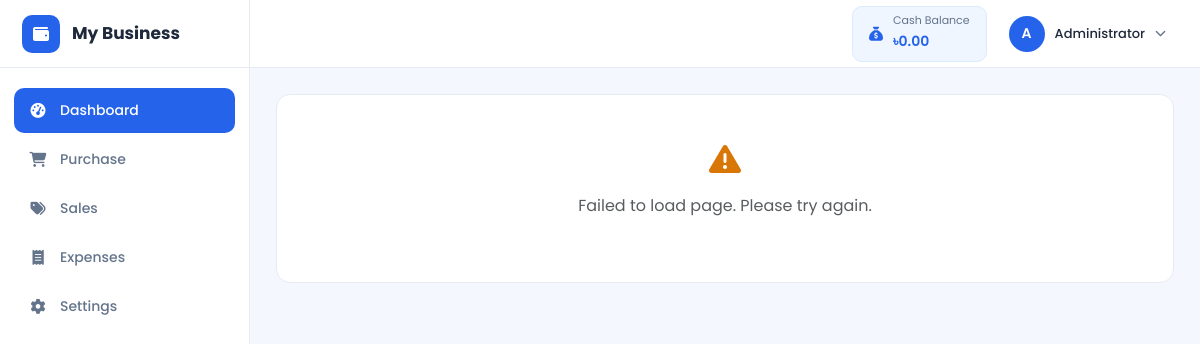
Page / (signed in) on the earlier database version.
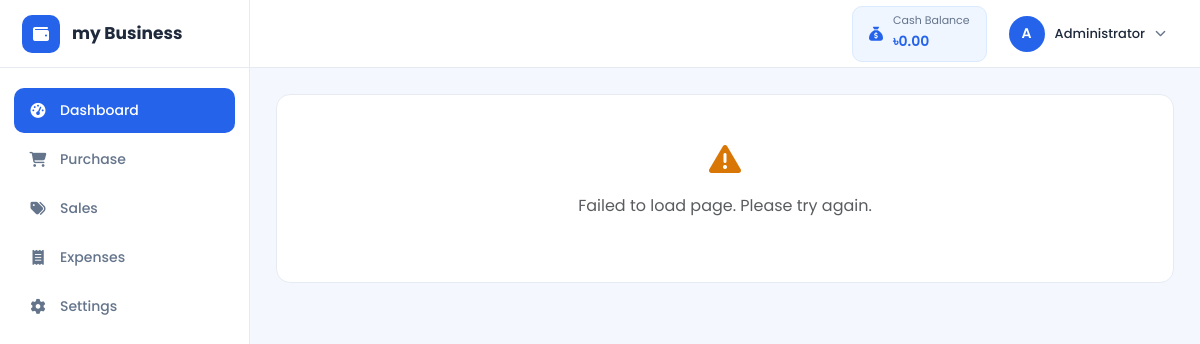
Same page on the later database version.
### tables this page shows
CREATE TABLE `settings` (
  `id` int(11) NOT NULL,
  `business_name` varchar(150) DEFAULT 'My Business',
  `business_address` varchar(255) DEFAULT '',
  `business_phone` varchar(50) DEFAULT '',
  `cash_balance` decimal(15,2) NOT NULL DEFAULT 0.00,
  `opening_cash_set` tinyint(1) NOT NULL DEFAULT 0,
  `language` varchar(5) NOT NULL DEFAULT 'en',
  `updated_at` timestamp NOT NULL DEFAULT current_timestamp() ON UPDATE current_timestamp()
);

### includes/auth_check.php (called while the page is built, shortened)
<?php
function lang($key)
{
    static $strings = null;
    if ($strings === null) {
        $langCode = $_SESSION['language'] ?? 'en';
        $file = __DIR__ . "/../lang/{$langCode}.php";
        $strings = require $file;
    }
    return $strings[$key] ?? $key;
}

### index.php (the view, shortened to what this page needs)
<?php
require_once __DIR__ . '/includes/auth_check.php';
require_once __DIR__ . '/config/db.php';
$settings = $pdo->query("SELECT * FROM settings LIMIT 1")->fetch();
$cashBalance = $settings['cash_balance'] ?? 0;
$businessName = $settings['business_name'] ?? 'Cash Khata';
$currentLang = $_SESSION['language'] ?? 'en';
?>
<!DOCTYPE html>
<html lang="<?php echo $currentLang; ?>">
<head>
<link href="https://cdn.jsdelivr.net/npm/bootstrap@5.3.3/dist/css/bootstrap.min.css" rel="stylesheet">
<link rel="stylesheet" href="https://cdnjs.cloudflare.com/ajax/libs/font-awesome/6.5.1/css/all.min.css">
</head>
<body>
<aside class="sidebar" id="sidebar">
    <div class="sidebar-brand">
        <div class="brand-logo"><i class="fa-solid fa-wallet"></i></div>
        <div class="brand-text"><?php echo htmlspecialchars($businessName); ?></div>
    </div>
    <nav class="sidebar-nav" id="sidebarNav">
        <div class="nav-item" data-page="dashboard"><i class="fa-solid fa-gauge-high"></i><span><?php echo lang('dashboard'); ?></span></div>
        <div class="nav-item" data-page="purchase"><i class="fa-solid fa-cart-shopping"></i><span><?php echo lang('purchase'); ?></span></div>
        <div class="nav-item" data-page="sales"><i class="fa-solid fa-tags"></i><span><?php echo lang('sales'); ?></span></div>
        <div class="nav-item" data-page="expenses"><i class="fa-solid fa-receipt"></i><span><?php echo lang('expenses'); ?></span></div>
        <div class="nav-item" data-page="settings"><i class="fa-solid fa-gear"></i><span><?php echo lang('settings'); ?></span></div>
    </nav>
</aside>
<header class="topbar" id="topbar">
    <div class="topbar-right">
        <div class="cash-balance-box">
            <i class="fa-solid fa-sack-dollar"></i>
            <div>
                <span class="cb-label"><?php echo lang('cash_balance'); ?></span>
                <span class="cb-value" id="topCashBalance">৳<?php echo number_format($cashBalance, 2); ?></span>
            </div>
        </div>
        <div class="profile-menu">
            <button class="profile-btn" id="profileBtn">
                <div class="profile-avatar"><?php echo strtoupper(substr($_SESSION['full_name'] ?? 'U', 0, 1)); ?></div>
                <span class="profile-name"><?php echo htmlspecialchars($_SESSION['full_name'] ?? 'User'); ?></span>
                <i class="fa-solid fa-chevron-down" style="font-size:11px;color:var(--text-muted);"></i>
            </button>
        </div>
    </div>
</header>
<main class="main-content">
    <div id="pageContent">
    </div>
</main>
</body>
</html>

### index.php (style rules this page uses)
:root { --primary-blue: #2563eb; --dark-blue: #1e40af; --light-blue: #eff6ff; --sidebar-bg: #ffffff; --body-bg: #f4f7fe; --text-dark: #1e293b; --text-muted: #64748b; --border-color: #e6ebf3; --success: #16a34a; --danger: #dc2626; --warning: #d97706; --sidebar-width: 250px; --topbar-height: 68px; --bottomnav-height: 64px; }
* { margin: 0; padding: 0; box-sizing: border-box; font-family: 'Poppins', sans-serif; }
body { background: var(--body-bg); color: var(--text-dark); overflow-x: clip; }
.topbar { position: fixed; top: 0; left: var(--sidebar-width); right: 0; height: var(--topbar-height); background: #ffffff; border-bottom: 1px solid var(--border-color); display: flex; align-items: center; justify-content: space-between; padding: 0 26px; z-index: 1000; transition: left 0.2s ease; }
.topbar-right { display: flex; align-items: center; gap: 14px; margin-left: auto; }
.cash-balance-box { display: flex; align-items: center; gap: 10px; background: var(--light-blue); border: 1px solid #dbeafe; padding: 8px 16px; border-radius: 10px; }
.cash-balance-box i { color: var(--primary-blue); font-size: 14px; }
.cash-balance-box .cb-label { font-size: 11px; color: var(--text-muted); display: block; line-height: 1; margin-bottom: 3px; }
.cash-balance-box .cb-value { font-size: 14px; font-weight: 600; color: var(--primary-blue); line-height: 1; }
.profile-menu { position: relative; }
.profile-btn { display: flex; align-items: center; gap: 10px; background: transparent; border: none; cursor: pointer; padding: 6px 8px; border-radius: 10px; transition: background 0.2s ease; }
.profile-avatar { width: 36px; height: 36px; border-radius: 50%; background: var(--primary-blue); color: #fff; display: flex; align-items: center; justify-content: center; font-weight: 600; font-size: 14px; }
.profile-name { font-size: 13px; font-weight: 500; color: var(--text-dark); display: none; }
.sidebar { position: fixed; top: 0; left: 0; width: var(--sidebar-width); height: 100vh; background: var(--sidebar-bg); border-right: 1px solid var(--border-color); z-index: 1100; display: flex; flex-direction: column; }
.sidebar-brand { height: var(--topbar-height); display: flex; align-items: center; gap: 12px; padding: 0 22px; border-bottom: 1px solid var(--border-color); }
.sidebar-brand .brand-logo { width: 38px; height: 38px; background: var(--primary-blue); border-radius: 10px; display: flex; align-items: center; justify-content: center; color: #fff; font-size: 16px; }
.sidebar-brand .brand-text { font-weight: 700; font-size: 17px; color: var(--text-dark); }
.sidebar-nav { padding: 20px 14px; display: flex; flex-direction: column; gap: 4px; }
.sidebar-nav .nav-item { display: flex; align-items: center; gap: 12px; padding: 12px 14px; border-radius: 10px; color: var(--text-muted); font-size: 14px; font-weight: 500; cursor: pointer; transition: all 0.2s ease; }
.sidebar-nav .nav-item i { width: 20px; text-align: center; font-size: 15px; }
.sidebar-nav .nav-item.active { background: var(--primary-blue); color: #fff; }
.main-content { margin-left: var(--sidebar-width); margin-top: var(--topbar-height); padding: 26px; min-height: calc(100vh - var(--topbar-height)); transition: margin-left 0.2s ease; }
#pageContent { position: relative; }
@media (min-width: 992px) { .profile-name { display: block; } }

Differences in the rows shown:
changed settings: business_name "My Business" → "my Business"
